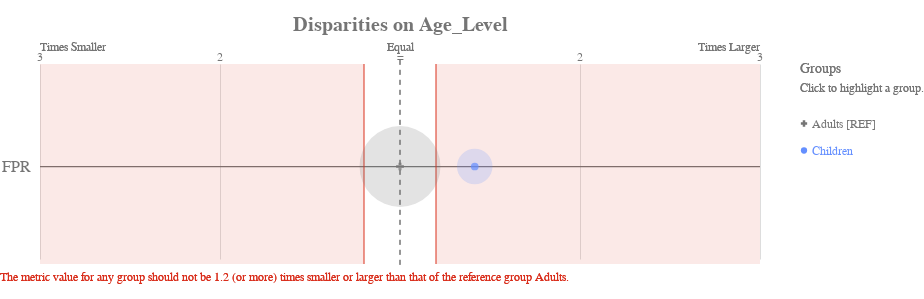

The cell this chart's notebook holds for it:
### Code cell
df_fair['score'] = kn.predict(X_test)

# get_crosstabs returns a dataframe of the group counts and group value bias metrics.
xtab, _ = g.get_crosstabs(df_fair, attr_cols=attributes_to_audit)
bdf = b.get_disparity_predefined_groups(xtab, original_df=df_fair, ref_groups_dict=attributes_and_reference_groups)

ap.disparity(bdf, metrics, 'Age_Level', fairness_threshold = disparity_tolerance)

### Figure 1 — Vega-Lite specification as saved in the notebook (floating-point values rounded to 4 significant figures)
{"config": {"view": {"continuousWidth": 400, "continuousHeight": 300, "strokeWidth": 0}, "axisLeft": {"labelColor": "rgb(117,117,117)", "labelFont": "Arial", "labelFontSize": 16}, "title": {"align": "center", "baseline": "middle", "color": "rgb(117,117,117)", "font": "Arial", "fontSize": 20, "fontWeight": "bold"}}, "layer": [{"data": {"name": "data-38121450c6697f570e9bf3f18efe866c"}, "mark": {"type": "rule", "stroke": "rgb(117,117,117)", "strokeWidth": 1.25, "tooltip": ""}, "encoding": {"x": {"type": "quantitative", "field": "x", "scale": {"domain": [-2, 2], "range": [40.0, 760.0]}}, "x2": {"field": "x2"}, "y": {"type": "nominal", "axis": {"domain": false, "labelAngle": 0, "labelPadding": -30, "orient": "left", "ticks": false, "title": ""}, "field": "metric", "scale": {"domain": ["FPR"], "range": [30, 225.0]}}}}, {"data": {"name": "data-79dd248bdaa0ea02c535240e8ad022c8"}, "mark": {"type": "rule", "stroke": "rgb(117,117,117)", "strokeDash": [5, 5], "strokeWidth": 1}, "encoding": {"tooltip": {"value": "Adults [REF]"}, "x": {"value": 400.0}, "y": {"value": 20.83}, "y2": {"value": 229.2}}}, {"data": {"name": "data-c233327f4cd9b4c2df31bf8015c83e4a"}, "mark": {"type": "text", "align": "center", "color": "rgb(117,117,117)", "font": "Arial", "fontSize": 12, "fontWeight": "normal", "tooltip": ""}, "encoding": {"text": {"type": "nominal", "field": "label"}, "x": {"type": "quantitative", "field": "value", "scale": {"domain": [-2, 2], "range": [40.0, 760.0]}}, "y": {"value": 17.5}}}, {"layer": [{"mark": {"type": "text", "align": "left", "fill": "rgb(117,117,117)", "font": "Arial", "fontSize": 12, "fontWeight": "normal", "tooltip": ""}, "encoding": {"text": {"value": "Times Smaller"}, "x": {"value": 40.0}, "y": {"value": 7.5}}}, {"mark": {"type": "text", "align": "right", "fill": "rgb(117,117,117)", "font": "Arial", "fontSize": 12, "fontWeight": "normal", "tooltip": ""}, "encoding": {"text": {"value": "Times Larger"}, "x": {"value": 760.0}, "y": {"value": 7.5}}}, {"mark": {"type": "text", "align": "center", "fill": "rgb(117,117,117)", "font": "Arial", "fontSize": 12, "fontWeight": "normal", "tooltip": ""}, "encoding": {"text": {"value": "Equal"}, "x": {"value": 400.0}, "y": {"value": 7.5}}}], "data": {"name": "data-79dd248bdaa0ea02c535240e8ad022c8"}}, {"layer": [{"mark": {"type": "rule", "opacity": 0.8, "stroke": "rgb(217, 46, 28)", "strokeWidth": 1.25, "tooltip": ""}, "encoding": {"x": {"type": "quantitative", "field": "min", "scale": {"domain": [-2, 2], "range": [40.0, 760.0]}}, "y": {"value": 25.0}, "y2": {"value": 225.0}}}, {"mark": {"type": "rule", "opacity": 0.8, "stroke": "rgb(217, 46, 28)", "strokeWidth": 1.25, "tooltip": ""}, "encoding": {"x": {"type": "quantitative", "field": "max", "scale": {"domain": [-2, 2], "range": [40.0, 760.0]}}, "y": {"value": 25.0}, "y2": {"value": 225.0}}}, {"layer": [{"mark": {"type": "rect", "fill": "rgb(217, 46, 28)", "opacity": 0.1, "tooltip": ""}, "encoding": {"x": {"type": "quantitative", "field": "min", "scale": {"domain": [-2, 2], "range": [40.0, 760.0]}}, "x2": {"field": "lower_end"}, "y": {"value": 25.0}, "y2": {"value": 225.0}}}, {"mark": {"type": "rect", "fill": "rgb(217, 46, 28)", "opacity": 0.1, "tooltip": ""}, "encoding": {"x": {"type": "quantitative", "field": "max", "scale": {"domain": [-2, 2], "range": [40.0, 760.0]}}, "x2": {"field": "upper_end"}, "y": {"value": 25.0}, "y2": {"value": 225.0}}}]}, {"data": {"name": "data-79dd248bdaa0ea02c535240e8ad022c8"}, "mark": {"type": "text", "align": "left", "baseline": "top", "fill": "rgb(217, 46, 28)", "font": "Arial", "fontSize": 12, "fontWeight": "normal", "tooltip": ""}, "encoding": {"text": {"value": "The metric value for any group should not be 1.2 (or more) times smaller or larger than that of the reference group Adults."}, "x": {"value": 0}, "y": {"value": 233.3}}}], "data": {"name": "data-25f3550964acc203f87c85ed125cfad2"}}, {"layer": [{"mark": "circle"}, {"data": {"name": "data-474072ac1340a049d4d35bf2bdbca3ce"}, "mark": {"type": "circle", "opacity": 0.2}, "encoding": {"color": {"condition": {"type": "nominal", "field": "attribute_value", "legend": null, "scale": {"domain": ["Adults", "Children"], "range": ["rgb(117,117,117)", "rgb(100, 143, 255)", "rgb(254, 97, 0)", "rgb(220, 38, 127)", "rgb(255, 176, 0)", "rgb(120, 94, 240)"]}, "selection": "selector025"}, "value": "rgb(224,224,224)"}, "size": {"type": "quantitative", "field": "group_size", "legend": null, "scale": {"domain": [0, 224.4], "range": [0, 7854.0]}}, "tooltip": [{"type": "nominal", "field": "attribute_value", "title": "Group"}, {"type": "nominal", "field": "tooltip_group_size", "title": "Group Size"}, {"type": "nominal", "field": "tooltip_disparity_explanation_fpr", "title": "Disparity"}, {"type": "quantitative", "field": "fpr", "format": ".2f", "title": "FPR"}], "x": {"type": "quantitative", "axis": {"domain": false, "labels": false, "ticks": false, "title": null, "values": [1, 2, -2, -1]}, "field": "fpr_disparity_scaled", "scale": {"domain": [-2, 2], "range": [40.0, 760.0]}}, "y": {"type": "nominal", "axis": {"domain": false, "grid": false, "labels": false, "ticks": false, "title": " "}, "field": "metric_variable", "scale": {"domain": ["FPR"], "range": [30, 225.0]}}}, "selection": {"selector027": {"type": "multi", "empty": "all", "fields": ["attribute_value"]}}, "transform": [{"calculate": "'FPR'", "as": "metric_variable"}]}, {"layer": [{"mark": "point"}, {"data": {"name": "data-474072ac1340a049d4d35bf2bdbca3ce"}, "mark": {"type": "point", "filled": true, "size": 60}, "encoding": {"color": {"condition": {"type": "nominal", "field": "attribute_value", "legend": null, "scale": {"domain": ["Adults", "Children"], "range": ["rgb(117,117,117)", "rgb(100, 143, 255)", "rgb(254, 97, 0)", "rgb(220, 38, 127)", "rgb(255, 176, 0)", "rgb(120, 94, 240)"]}, "selection": "selector025"}, "value": "rgb(224,224,224)"}, "shape": {"type": "nominal", "field": "attribute_value", "legend": null, "scale": {"domain": ["Adults", "Children"], "range": ["cross", "circle"]}}, "tooltip": [{"type": "nominal", "field": "attribute_value", "title": "Group"}, {"type": "nominal", "field": "tooltip_group_size", "title": "Group Size"}, {"type": "nominal", "field": "tooltip_disparity_explanation_fpr", "title": "Disparity"}, {"type": "quantitative", "field": "fpr", "format": ".2f", "title": "FPR"}], "x": {"type": "quantitative", "axis": {"domain": false, "labels": false, "ticks": false, "title": null, "values": [1, 2, -2, -1]}, "field": "fpr_disparity_scaled", "scale": {"domain": [-2, 2], "range": [40.0, 760.0]}}, "y": {"type": "nominal", "axis": {"domain": false, "grid": false, "labels": false, "ticks": false, "title": " "}, "field": "metric_variable", "scale": {"domain": ["FPR"], "range": [30, 225.0]}}}, "selection": {"selector026": {"type": "multi", "empty": "all", "fields": ["attribute_value"]}}, "transform": [{"calculate": "'FPR'", "as": "metric_variable"}]}]}]}, {"layer": [{"mark": {"type": "point", "filled": true, "opacity": 1, "size": 39.48}, "encoding": {"color": {"condition": {"type": "nominal", "field": "attribute_value", "legend": null, "scale": {"domain": ["Adults", "Children"], "range": ["rgb(117,117,117)", "rgb(100, 143, 255)", "rgb(254, 97, 0)", "rgb(220, 38, 127)", "rgb(255, 176, 0)", "rgb(120, 94, 240)"]}, "selection": "selector025"}, "value": "rgb(224,224,224)"}, "shape": {"type": "nominal", "field": "attribute_value", "legend": null, "scale": {"domain": ["Adults", "Children"], "range": ["cross", "circle"]}}, "x": {"value": 804}, "y": {"type": "nominal", "axis": {"domain": false, "grid": false, "labels": false, "ticks": false, "title": " "}, "field": "attribute_value", "scale": {"domain": ["Adults", "Children"], "range": [71, 125]}}}, "selection": {"selector025": {"type": "multi", "empty": "all", "fields": ["attribute_value"]}}}, {"mark": {"type": "text", "align": "left", "baseline": "middle", "font": "Arial", "fontSize": 12, "fontWeight": "normal"}, "encoding": {"color": {"condition": {"type": "nominal", "field": "attribute_value", "legend": null, "scale": {"domain": ["Adults", "Children"], "range": ["rgb(117,117,117)", "rgb(100, 143, 255)", "rgb(254, 97, 0)", "rgb(220, 38, 127)", "rgb(255, 176, 0)", "rgb(120, 94, 240)"]}, "selection": "selector025"}, "value": "rgb(224,224,224)"}, "text": {"type": "nominal", "field": "label"}, "x": {"value": 812}, "y": {"type": "nominal", "axis": {"domain": false, "grid": false, "labels": false, "ticks": false, "title": " "}, "field": "attribute_value", "scale": {"domain": ["Adults", "Children"], "range": [71, 125]}}}, "selection": {"selector028": {"type": "multi", "empty": "all", "fields": ["attribute_value"]}}}, {"data": {"name": "data-79dd248bdaa0ea02c535240e8ad022c8"}, "mark": {"type": "text", "align": "left", "baseline": "middle", "color": "rgb(117,117,117)", "font": "Arial", "fontSize": 12, "fontWeight": "normal"}, "encoding": {"text": {"value": "Click to highlight a group."}, "x": {"value": 800}, "y": {"value": 49}}}, {"data": {"name": "data-79dd248bdaa0ea02c535240e8ad022c8"}, "mark": {"type": "text", "align": "left", "baseline": "middle", "color": "rgb(117,117,117)", "font": "Arial", "fontSize": 14, "fontWeight": "normal"}, "encoding": {"text": {"value": "Groups"}, "x": {"value": 800}, "y": {"value": 30}}}], "data": {"name": "data-5633874912c6de05621e650b4de11111"}}], "height": 250, "padding": {"top": 15, "bottom": 10}, "resolve": {"scale": {"size": "independent", "y": "independent"}}, "title": "Disparities on Age_Level", "width": 800, "$schema": "https://vega.github.io/schema/vega-lite/v4.8.1.json", "datasets": {"data-38121450c6697f570e9bf3f18efe866c": [{"metric": "FPR", "x": -2, "x2": 2}], "data-79dd248bdaa0ea02c535240e8ad022c8": [{"a": 1, "b": 0}, {"a": 1, "b": 0}], "data-c233327f4cd9b4c2df31bf8015c83e4a": [{"value": 1, "label": 2}, {"value": 2, "label": 3}, {"value": -2, "label": 3}, {"value": -1, "label": 2}, {"value": 0, "label": "="}], "data-25f3550964acc203f87c85ed125cfad2": [{"min": -0.2, "max": 0.2, "lower_end": -2, "upper_end": 2}], "data-474072ac1340a049d4d35bf2bdbca3ce": [{"attribute_name": "Age_Level", "attribute_value": "Adults", "group_size": 187, "total_entities": 223, "fpr": 0.157, "fpr_disparity": 1.0, "fpr_disparity_scaled": 0.0, "tooltip_group_size": "187 (83.86%)", "tooltip_disparity_explanation_fpr": "Reference group"}, {"attribute_name": "Age_Level", "attribute_value": "Children", "group_size": 36, "total_entities": 223, "fpr": 0.2222, "fpr_disparity": 1.415, "fpr_disparity_scaled": 0.4152, "tooltip_group_size": "36 (16.14%)", "tooltip_disparity_explanation_fpr": "1.42 times larger FPR than the reference group"}], "data-5633874912c6de05621e650b4de11111": [{"attribute_value": "Adults", "label": "Adults [REF]"}, {"attribute_value": "Children", "label": "Children"}]}}
